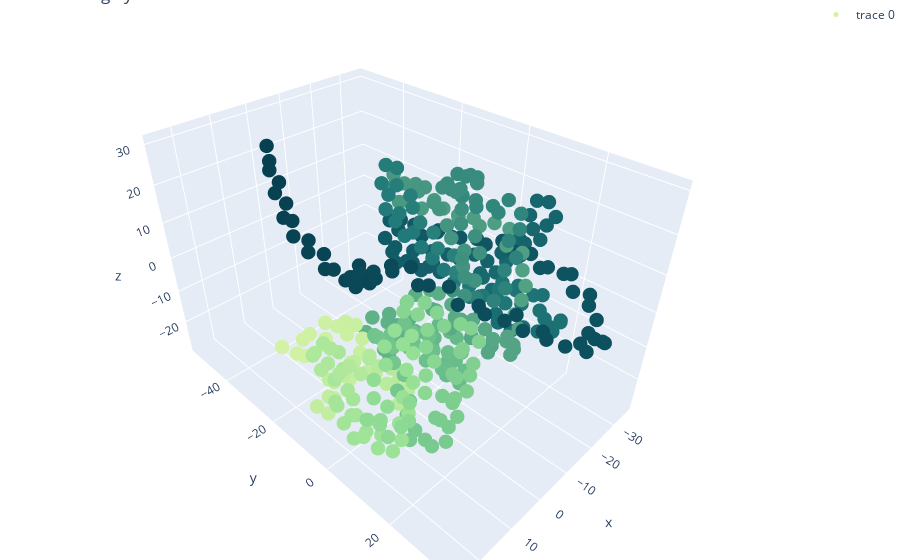

Notebook code for this chart:
### Markdown cell above
-------------------------------------------------------------------------------------------------------------------------------
#### <center><font color = #03989e>Protein P60484</font></center>
-------------------------------------------------------------------------------------------------------------------------------

### Code cell
N = 100000

trace1 = go.Scatter3d(x = protein5.x.values[0:N], 
                     y = protein5.y.values[0:N], 
                     z = protein5.z.values[0:N], 
                     mode = 'markers', 
                     marker = dict(
                         color = protein5.index.values[0:N], 
                         colorscale = "emrld", 
                         opacity = 1, size = 5
                     ))
figure_data = [trace1]
layout = go.Layout(title = 'Coloring by index', 
                   scene = dict(
                   xaxis = dict(title = "x"), 
                   yaxis = dict(title = "y"), 
                   zaxis = dict(title = "z")), 
                   margin = dict(
                   l = 0, r = 0, b = 0, t = 0),
                   showlegend = True
)

fig = go.Figure(data = figure_data, layout = layout)
py.iplot(fig, filename = 'simple-3d-scatter')

### Figure 1 — Plotly figure (JSON) as saved in the notebook; plotly's stock layout.template omitted (floating-point values rounded to 4 significant figures; data arrays with more than 128 entries replaced by an {"elided": "..."} marker saying what was removed)
{"data": [{"marker": {"color": {"elided": "403 int values"}, "colorscale": [[0, "rgb(211, 242, 163)"], [0.1667, "rgb(151, 225, 150)"], [0.3333, "rgb(108, 192, 139)"], [0.5, "rgb(76, 155, 130)"], [0.6667, "rgb(33, 122, 121)"], [0.8333, "rgb(16, 89, 101)"], [1, "rgb(7, 64, 80)"]], "opacity": 1, "size": 5}, "mode": "markers", "type": "scatter3d", "x": {"elided": "403 float values"}, "y": {"elided": "403 float values"}, "z": {"elided": "403 float values"}}], "layout": {"margin": {"b": 0, "l": 0, "r": 0, "t": 0}, "scene": {"xaxis": {"title": {"text": "x"}}, "yaxis": {"title": {"text": "y"}}, "zaxis": {"title": {"text": "z"}}}, "showlegend": true, "title": {"text": "Coloring by index"}}}
